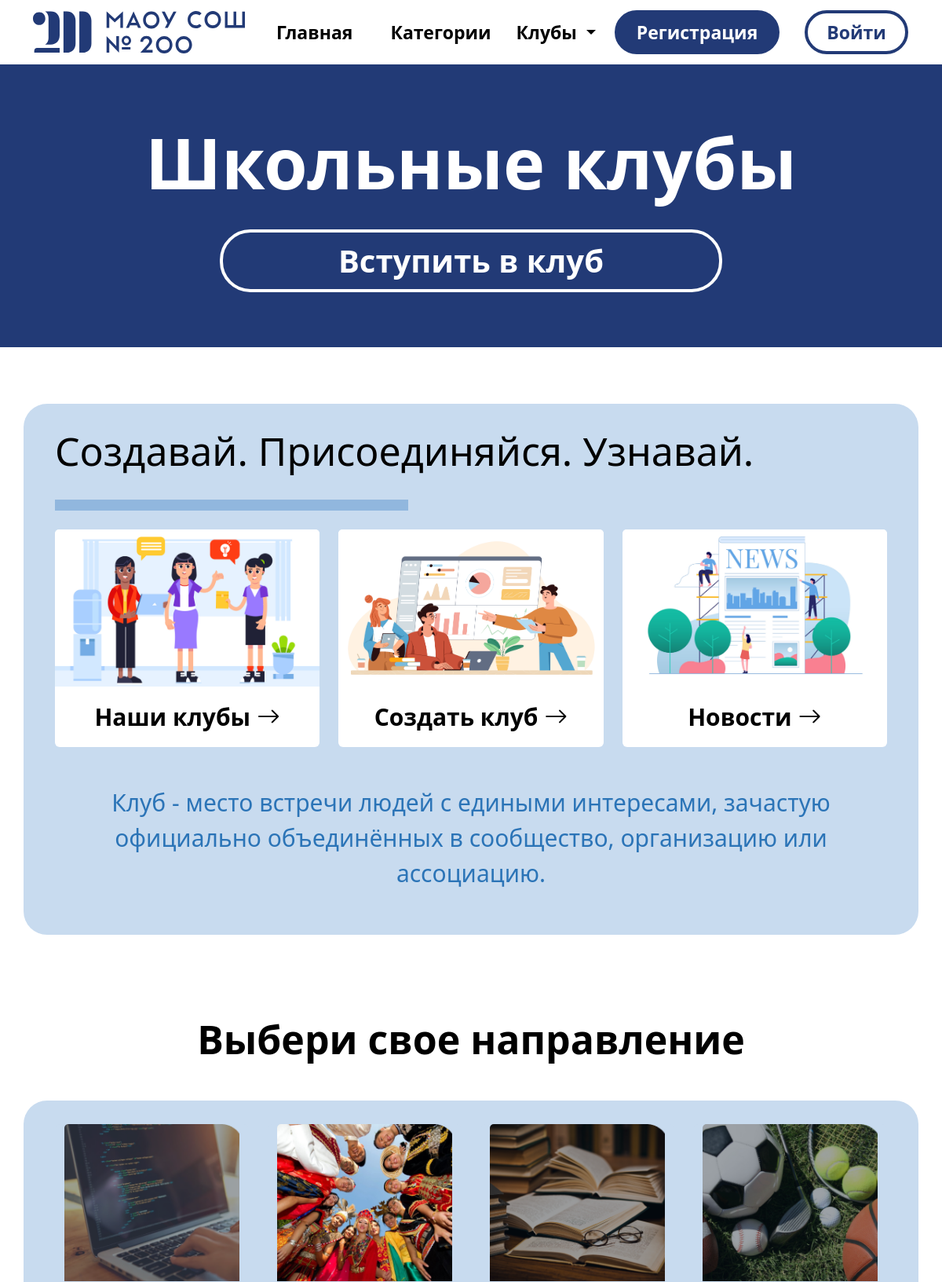
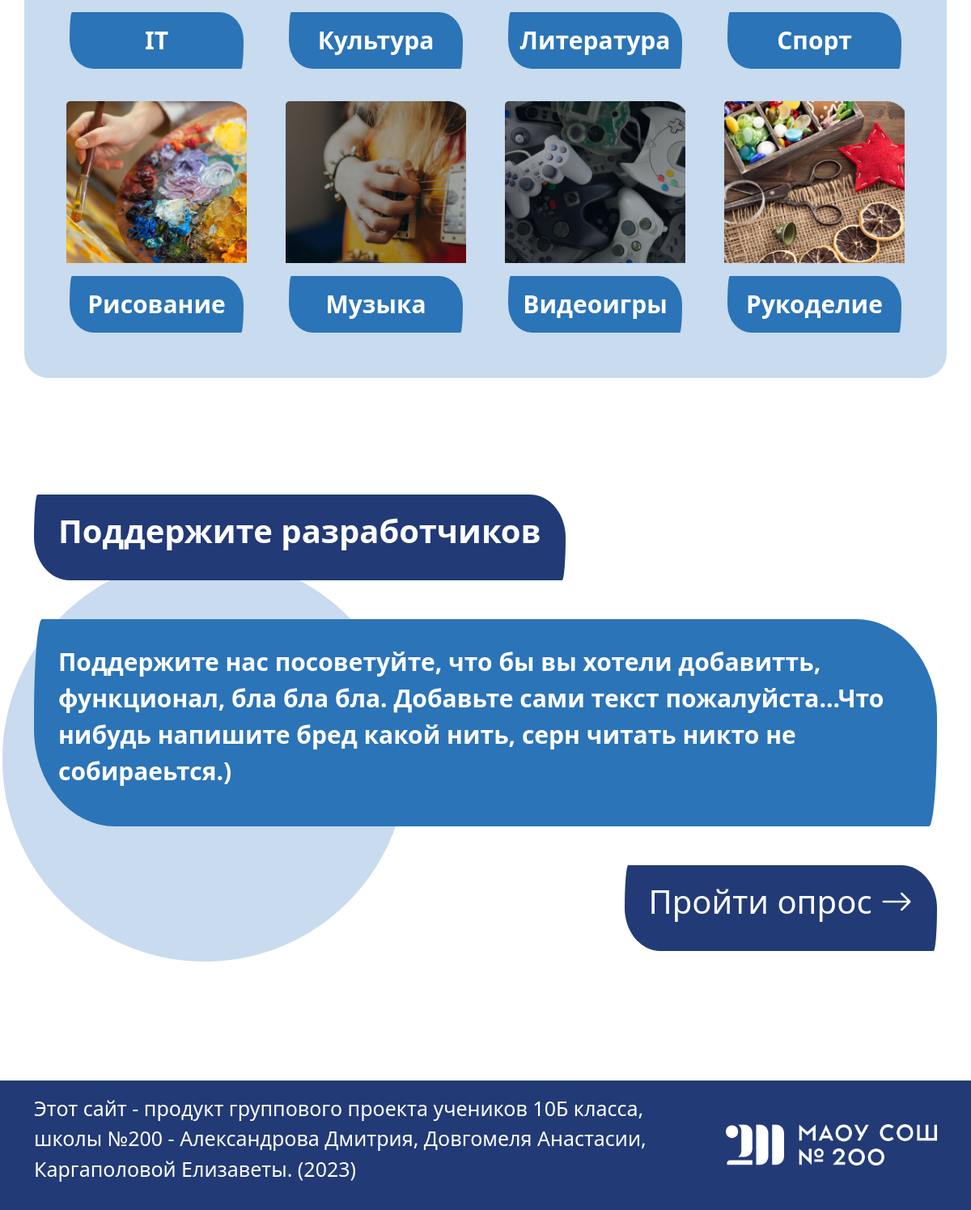
The page / on the database its author committed (2 pictures, top to bottom).
### clubs_app/models.py (models this page shows, shortened)
class CatClubModel(models.Model):
    cat = models.CharField(max_length=128, verbose_name="Категория")
    slug = models.SlugField(max_length=255, unique=True)
    image = models.ImageField(upload_to='photos/', null=True)
    def get_absolute_url(self):
        return reverse('clubs_app:list_club', kwargs={'cat_slug': self.slug})
    class Meta:
        verbose_name = 'Категории клубов'
        verbose_name_plural = 'Категории клубов'

### clubs_app/views.py (the view)
# urls.py: path('', index, name='home_page'),
def index(request):
    clubs_cat = CatClubModel.objects.all()
    context = {
        'clubs_cat': clubs_cat,
    }
    return render(request, template_name='clubs_app/index.html', context=context)

### clubs_app/templates/clubs_app/index.html (shortened to what this page needs)
{% extends 'clubs_app/base/base.html' %}
{% load static %}
{% load static %}
{% block content %}
    <div class="container-fluid intro-block" style="background: #223A76; padding-top: 70px; padding-bottom: 70px;">
        <h1 style="font-size: 90px; font-weight: 600; color:white" class="text-center">Школьные клубы</h1><br>
        <div class="text-center" style="width: 100%;">
            <a class="btn btn-join-club-intro" href="{% url 'clubs_app:list_club' cat_slug='all_clubs' %}">Вступить в клуб</a>
        </div>
    </div>
    <br><br><br>
    <div class="container"
         style="background-color: #c8dbef; border-radius: 30px; padding-top: 30px; padding-bottom: 40px; padding-left: 40px; padding-right: 40px;">
        <h2 style="font-size: 50px; color: black">Создавай. Присоединяйся. Узнавай.</h2><br>
        <div style="width:450px; height:14px; border:1px solid #91B7DE; background-color: #91B7DE;"></div>
        <br>
        <div class=" row row-cols-1 row-cols-md-3 g-4">
            <div class="col">
                <div class="card h-100">
                    <img src="{% static 'images/home_page/1.jpg' %}" class="card-img-top" alt="...">
                    <div class="card-body">
                        <div class="text-center">
                            <a href="{% url 'clubs_app:list_club' cat_slug='all_clubs' %}" style="text-decoration: none;"
                               class="text-center intro-block-links">Наши клубы <i
                                    class="bi bi-arrow-right"></i></a>
                        </div>
                    </div>
                </div>
            </div>
            <div class="col">
                <div class="card h-100">
                    <img src="{% static 'images/home_page/2.jpg' %}" class="card-img-top" alt="...">
                    <div class="card-body">
                        <div class="text-center">
                            <a href="{% url 'clubs_app:create_club' %}"
                               style="text-decoration: none;" class="text-center intro-block-links">Создать клуб <i
                                    class="bi bi-arrow-right"></i></a>
                        </div>
                    </div>
                </div>
            </div>
            <div class="col">
                <div class="card h-100">
                    <img src="{% static 'images/home_page/3.jpg' %}" class="card-img-top" alt="...">
                    <div class="card-body">
                        <div class="text-center">
                            <a href="#" style="text-decoration: none;" class="text-center intro-block-links">Новости <i
                                    class="bi bi-arrow-right"></i></a>
                        </div>
                    </div>
                </div>
            </div>
        </div>
        <br><br>
        <div class="text-center">
            <p style="width: 100%; font-size: 30px; color:#2B74B7">Клуб - место встречи людей с едиными интересами,
                зачастую
                официально объединённых в сообщество, организацию или ассоциацию.</p>
        </div>
    </div>
    <br><br><br><br>
    <p style="font-size: 50px; font-weight: 600; color: black;" class="text-center">Выбери свое направление</p><br>
    <div class="container" style="background-color: #c8dbef; border-radius: 30px; padding-top: 30px; padding-bottom: 40px; padding-left: 40px; padding-right: 40px;">
        <div class="row row-cols-1 row-cols-md-3 row-cols-sm-2 row-cols-lg-4  g-4">
            {% for club in clubs_cat %}
                <div class="col">
                    <div class="card h-100" style="background-color: #c8dbef;">
                        {% if club.image %}
                            <img src="{{ club.image.url }}"
                             class="card-img-top d-flex justify-content-center"
                             style="width: 90%;display:block; margin:auto;">
                        {% endif %}
                        <div class="card-body">
                            <div class="text-center d-flex align-items-center justify-content-center"
                                 style="background-color: #2B74B7; border-radius: 10px 100px / 120px; height: 70px;">
                                <a href="{{ club.get_absolute_url }}" style="text-decoration: none; color: white"
                                   class="text-center intro-block-links">{{ club.cat }}</a>
                            </div>
                        </div>
                    </div>
                </div>
            {% endfor %}
        </div>
    </div>
    <br><br><br><br><br><br>
    <div class="bg-image"
         style="background-image: url('{% static 'images/home_page/blockBI.png' %}'); padding-bottom: 40px;">
        <div class="container">
            <div class="support-block-text"
                 style="background-color: #223A76; border-radius: 10px 100px / 120px; padding-left: 30px; padding-top: 15px; padding-bottom: 15px; padding-right: 30px;">
                <p style="font-size: 40px; color: white; font-weight: 600;">Поддержите разработчиков</p>
            </div>
            <br><br><br>
        </div>
        <div class="container">
            <div class="" style="background-color: #2B74B7; border-radius: 10px 100px / 120px; padding: 30px;">
                <p style="font-size: 30px; color: white; font-weight: 600;">Поддержите нас посоветуйте, что бы вы хотели
                    добавитть, функционал, бла бла бла. Добавьте сами текст пожалуйста...Что нибудь напишите бред какой
                    нить, серн читать никто не собираеьтся.)</p>
            </div>
            <br><br>
            <div class="d-flex justify-content-end">
                <div style="background-color: #223A76;border-radius: 10px 100px / 120px; padding-left: 30px; padding-top: 15px; padding-bottom: 15px; padding-right: 30px;"
                     class="justify-content-end">
                    <a href="#" style="text-decoration: none;"><p style="color: white; font-size: 40px;"
                                                                  class="text-center">Пройти опрос <i
                            class="bi bi-arrow-right"></i></p></a>
                </div>
            </div>
        </div>
    </div>
{% endblock content %}

### clubs_app/static/css/main.css (style rules this page uses)
.btn-join-club-intro { background-color: #223A76; text-align: center; font-weight: 600; font-size: 40px; color: white; border-radius: 39px; border: 4px solid white; width: 640px !important; }
.card-img-top { height: 200px; object-fit: cover; }
.intro-block-links { text-decoration: none; text-align: center; color: black; font-size: 30px; font-weight: 600; }
.card { border: none; }
.support-block-text { display: inline-block; max-width: 100%; }

### rows shown on the page
CatClubModel: image (picture), cat "IT"
CatClubModel: image (picture), cat "Культура"
CatClubModel: image (picture), cat "Литература"
CatClubModel: image (picture), cat "Спорт"
CatClubModel: image (picture), cat "Рисование"
CatClubModel: image (picture), cat "Музыка"
CatClubModel: image (picture), cat "Видеоигры"
CatClubModel: image (picture), cat "Рукоделие"
